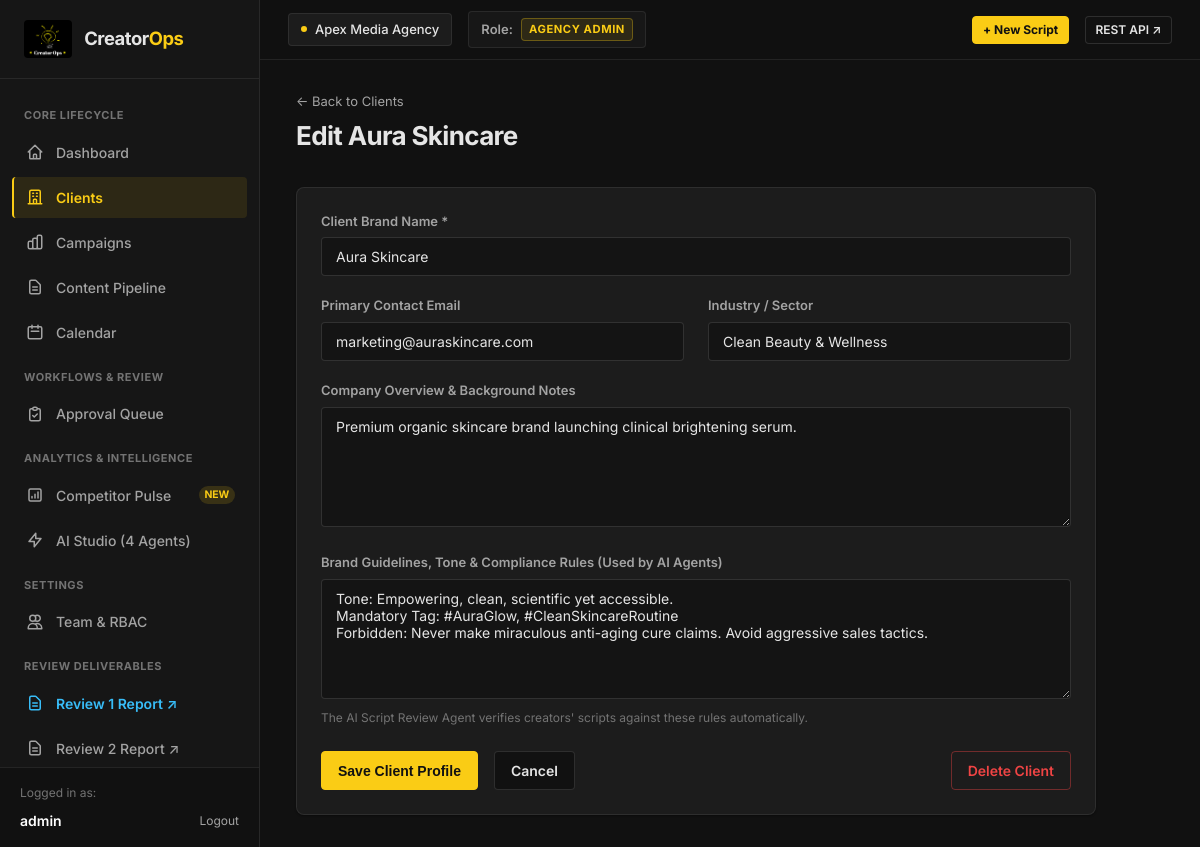
The app's page /clients/1/edit/ (signed in) with its own data.
### workspaces/models.py (models this page shows, shortened)
class Workspace(models.Model):
    name = models.CharField(max_length=255)
    slug = models.SlugField(max_length=255, unique=True, blank=True)
    description = models.TextField(blank=True, default="")
    created_at = models.DateTimeField(auto_now_add=True)
    updated_at = models.DateTimeField(auto_now=True)
    class Meta:
        ordering = ["name"]

class Membership(models.Model):
    class Role(models.TextChoices):
        ADMIN = "ADMIN", "Agency Admin"
        CREATOR = "CREATOR", "Creator"
        MANAGER = "MANAGER", "Manager / Reviewer"
        CLIENT_REVIEWER = "CLIENT_REVIEWER", "Client Reviewer"
    user = models.ForeignKey(User, on_delete=models.CASCADE, related_name="memberships")
    workspace = models.ForeignKey(Workspace, on_delete=models.CASCADE, related_name="memberships")
    role = models.CharField(max_length=20, choices=Role.choices, default=Role.CREATOR)
    created_at = models.DateTimeField(auto_now_add=True)
    class Meta:
        unique_together = ("user", "workspace")
        ordering = ["-created_at"]

### clients/models.py (models this page shows, shortened)
class Client(models.Model):
    workspace = models.ForeignKey(Workspace, on_delete=models.CASCADE, related_name="clients")
    name = models.CharField(max_length=255)
    contact_email = models.EmailField(blank=True, default="")
    industry = models.CharField(max_length=100, blank=True, default="")
    company_notes = models.TextField(blank=True, default="")
    brand_guidelines = models.TextField(
        blank=True,
        default="",
        help_text="Brand voice, required hashtags, compliance rules used by the AI Script Review Agent."
    )
    created_at = models.DateTimeField(auto_now_add=True)
    updated_at = models.DateTimeField(auto_now=True)
    class Meta:
        ordering = ["name"]
        unique_together = ("workspace", "name")

### clients/views.py (the view, shortened to what this page needs)
# urls.py: path("<int:pk>/edit/", views.client_update, name="update"),
@workspace_required
@role_required([Membership.Role.ADMIN, Membership.Role.MANAGER])
def client_update(request, pk):
    client = get_object_or_404(Client, pk=pk, workspace=request.workspace)
    return render(request, "clients/form.html", {
        "title": f"Edit {client.name}",
        "client": client,
    })

### workspaces/context_processors.py (called while the page is built, shortened)
def workspace_context(request):
    memberships = Membership.objects.filter(user=request.user).select_related("workspace")
    active_ws_id = request.session.get("active_workspace_id")
    active_membership = None
    if active_ws_id:
        active_membership = memberships.filter(workspace_id=active_ws_id).first()
    if not active_membership and memberships.exists():
        active_membership = memberships.first()
        request.session["active_workspace_id"] = active_membership.workspace.id
    if active_membership:
        return {
            "active_workspace": active_membership.workspace,
            "user_role": active_membership.role,
            "user_role_label": active_membership.get_role_display(),
            "user_memberships": memberships,
        }

### workspaces/permissions.py (called while the page is built)
def get_active_workspace(request):
    if not request.user.is_authenticated:
        return None
    ws_id = request.session.get("active_workspace_id")
    if ws_id:
        membership = Membership.objects.filter(user=request.user, workspace_id=ws_id).select_related("workspace").first()
        if membership:
            return membership.workspace
    first_membership = Membership.objects.filter(user=request.user).select_related("workspace").first()
    if first_membership:
        request.session["active_workspace_id"] = first_membership.workspace.id
        return first_membership.workspace
    return None

def get_membership(user, workspace):
    if not user.is_authenticated or not workspace:
        return None
    return Membership.objects.filter(user=user, workspace=workspace).first()

def workspace_required(view_func):
    @wraps(view_func)
    def _wrapped_view(request, *args, **kwargs):
        if not request.user.is_authenticated:
            return redirect("accounts:login")
        ws = get_active_workspace(request)
        if not ws:
            messages.warning(request, "Please create or join a workspace to continue.")
            return redirect("workspaces:create")
        request.workspace = ws
        request.membership = get_membership(request.user, ws)
        return view_func(request, *args, **kwargs)
    return _wrapped_view

### templates/clients/form.html (shortened to what this page needs)
{% extends "base.html" %}
{% block content %}
<div class="page-header">
    <div>
        <div style="font-size: 0.8125rem; color: var(--text-muted); margin-bottom: 0.25rem;">
            <a href="{% url 'clients:list' %}" style="color: var(--text-muted); text-decoration: none;">&larr; Back to Clients</a>
        </div>
        <h1 class="page-title">{{ title }}</h1>
    </div>
</div>
<div class="card" style="max-width: 800px;">
    <form method="POST">
        <div class="form-group">
            <label class="form-label" for="name">Client Brand Name *</label>
            <input type="text" id="name" name="name" class="form-control" value="{{ client.name|default:'' }}" placeholder="e.g. Aura Skincare" required>
        </div>
        <div class="grid-2">
            <div class="form-group">
                <label class="form-label" for="contact_email">Primary Contact Email</label>
                <input type="email" id="contact_email" name="contact_email" class="form-control" value="{{ client.contact_email|default:'' }}" placeholder="marketing@auraskincare.com">
            </div>
            <div class="form-group">
                <label class="form-label" for="industry">Industry / Sector</label>
                <input type="text" id="industry" name="industry" class="form-control" value="{{ client.industry|default:'' }}" placeholder="e.g. Beauty & Wellness, D2C, SaaS">
            </div>
        </div>
        <div class="form-group">
            <label class="form-label" for="company_notes">Company Overview & Background Notes</label>
            <textarea id="company_notes" name="company_notes" class="form-control" rows="3" placeholder="High-level background about the client, goals, target demographics...">{{ client.company_notes|default:'' }}</textarea>
        </div>
        <div class="form-group">
            <label class="form-label" for="brand_guidelines">
                Brand Guidelines, Tone & Compliance Rules (Used by AI Agents)
            </label>
            <textarea id="brand_guidelines" name="brand_guidelines" class="form-control" rows="5" placeholder="Specify required hashtags (e.g. #AuraGlow, #CleanBeauty), tone (e.g. confident, uplifting, informative), forbidden words/claims, and visual guidelines.">{{ client.brand_guidelines|default:'' }}</textarea>
            <div class="form-help">The AI Script Review Agent verifies creators' scripts against these rules automatically.</div>
        </div>
        <div style="display: flex; gap: 1rem; margin-top: 1.5rem;">
            <button type="submit" class="btn btn-primary">Save Client Profile</button>
            <a href="{% url 'clients:list' %}" class="btn btn-secondary">Cancel</a>
            {% if client and user_role == 'ADMIN' %}
            <a href="{% url 'clients:delete' client.id %}" class="btn btn-danger" style="margin-left: auto;">Delete Client</a>
            {% endif %}
        </div>
    </form>
</div>
{% endblock %}

### templates/base.html (shortened to what this page needs)
{% load static %}
<!DOCTYPE html>
<html lang="en">
<head>
    <link rel="stylesheet" href="{% static 'css/style.css' %}">
</head>
<body>
    <div class="app-layout">
        <aside class="sidebar">
            <div class="sidebar-header">
                <a href="{% url 'dashboard' %}" class="brand-logo">
                    <img src="{% static 'img/logo.png' %}" alt="CreatorOps Logo" style="height: 38px; width: auto; object-fit: contain; border-radius: 4px;">
                    <span>Creator<span>Ops</span></span>
                </a>
            </div>
            <nav class="sidebar-nav">
                <div class="nav-section-title">Core Lifecycle</div>
                <a href="{% url 'dashboard' %}" class="nav-link {% if request.resolver_match.url_name == 'dashboard' %}active{% endif %}">
                    <svg width="18" height="18" fill="none" viewBox="0 0 24 24" stroke="currentColor">
                        <path stroke-linecap="round" stroke-linejoin="round" stroke-width="2" d="M3 12l2-2m0 0l7-7 7 7M5 10v10a1 1 0 001 1h3m10-11l2 2m-2-2v10a1 1 0 01-1 1h-3m-6 0a1 1 0 001-1v-4a1 1 0 011-1h2a1 1 0 011 1v4a1 1 0 001 1m-6 0h6"/>
                    </svg>
                    <span>Dashboard</span>
                </a>
                <a href="{% url 'clients:list' %}" class="nav-link {% if 'clients' in request.path %}active{% endif %}">
                    <svg width="18" height="18" fill="none" viewBox="0 0 24 24" stroke="currentColor">
                        <path stroke-linecap="round" stroke-linejoin="round" stroke-width="2" d="M19 21V5a2 2 0 00-2-2H7a2 2 0 00-2 2v16m14 0h2m-2 0h-5m-9 0H3m2 0h5M9 7h1m-1 4h1m4-4h1m-1 4h1m-5 10v-5a1 1 0 011-1h2a1 1 0 011 1v5m-4 0h4"/>
                    </svg>
                    <span>Clients</span>
                </a>
                <a href="{% url 'campaigns:list' %}" class="nav-link {% if 'campaigns' in request.path %}active{% endif %}">
                    <span>Campaigns</span>
                </a>
                <a href="{% url 'content:list' %}" class="nav-link {% if 'content' in request.path and 'calendar' not in request.path %}active{% endif %}">
                    <svg width="18" height="18" fill="none" viewBox="0 0 24 24" stroke="currentColor">
                        <path stroke-linecap="round" stroke-linejoin="round" stroke-width="2" d="M9 12h6m-6 4h6m2 5H7a2 2 0 01-2-2V5a2 2 0 012-2h5.586a1 1 0 01.707.293l5.414 5.414a1 1 0 01.293.707V19a2 2 0 01-2 2z"/>
                    </svg>
                    <span>Content Pipeline</span>
                </a>
                <a href="{% url 'content:calendar' %}" class="nav-link {% if 'calendar' in request.path %}active{% endif %}">
                    <svg width="18" height="18" fill="none" viewBox="0 0 24 24" stroke="currentColor">
                        <path stroke-linecap="round" stroke-linejoin="round" stroke-width="2" d="M8 7V3m8 4V3m-9 8h10M5 21h14a2 2 0 002-2V7a2 2 0 00-2-2H5a2 2 0 00-2 2v12a2 2 0 002 2z"/>
                    </svg>
                    <span>Calendar</span>
                </a>
                <div class="nav-section-title">Workflows & Review</div>
                <a href="{% url 'approvals:queue' %}" class="nav-link {% if 'approvals' in request.path %}active{% endif %}">
                    <svg width="18" height="18" fill="none" viewBox="0 0 24 24" stroke="currentColor">
                        <path stroke-linecap="round" stroke-linejoin="round" stroke-width="2" d="M9 5H7a2 2 0 00-2 2v12a2 2 0 002 2h10a2 2 0 002-2V7a2 2 0 00-2-2h-2M9 5a2 2 0 002 2h2a2 2 0 002-2M9 5a2 2 0 012-2h2a2 2 0 012 2m-6 9l2 2 4-4"/>
                    </svg>
                    <span>Approval Queue</span>
                </a>
                {% if user_role in "ADMIN,MANAGER,CREATOR" %}
                <div class="nav-section-title">Analytics & Intelligence</div>
                <a href="{% url 'analytics:competitors' %}" class="nav-link {% if 'competitors' in request.path %}active{% endif %}">
                    <svg width="18" height="18" fill="none" viewBox="0 0 24 24" stroke="currentColor">
                        <path stroke-linecap="round" stroke-linejoin="round" stroke-width="2" d="M16 8v8m-4-5v5m-4-2v2m-2 4h12a2 2 0 002-2V6a2 2 0 00-2-2H6a2 2 0 00-2 2v12a2 2 0 002 2z"/>
                    </svg>
                    <span>Competitor Pulse</span>
                    <span style="margin-left: auto; font-size: 0.65rem; background: rgba(250, 204, 21, 0.15); color: #FACC15; padding: 0.1rem 0.35rem; border-radius: 9999px; font-weight: 700;">NEW</span>
                </a>
                <a href="{% url 'analytics:agents' %}" class="nav-link {% if 'agents' in request.path %}active{% endif %}">
                    <svg width="18" height="18" fill="none" viewBox="0 0 24 24" stroke="currentColor">
                        <path stroke-linecap="round" stroke-linejoin="round" stroke-width="2" d="M13 10V3L4 14h7v7l9-11h-7z"/>
                    </svg>
                    <span>AI Studio (4 Agents)</span>
                </a>
                {% endif %}
                {% if user_role == 'ADMIN' %}
                <div class="nav-section-title">Settings</div>
                <a href="{% url 'workspaces:members' %}" class="nav-link {% if 'members' in request.path %}active{% endif %}">
                    <svg width="18" height="18" fill="none" viewBox="0 0 24 24" stroke="currentColor">
                        <path stroke-linecap="round" stroke-linejoin="round" stroke-width="2" d="M12 4.354a4 4 0 110 5.292M15 21H3v-1a6 6 0 0112 0v1zm0 0h6v-1a6 6 0 00-9-5.197M13 7a4 4 0 11-8 0 4 4 0 018 0z"/>
                    </svg>
                    <span>Team & RBAC</span>
                </a>
                {% endif %}
                <div class="nav-section-title">Review Deliverables</div>
                <a href="/reports/review1/" target="_blank" class="nav-link" style="color: #38BDF8; font-weight: 600;">
                    <svg width="18" height="18" fill="none" viewBox="0 0 24 24" stroke="currentColor">
                        <path stroke-linecap="round" stroke-linejoin="round" stroke-width="2" d="M9 12h6m-6 4h6m2 5H7a2 2 0 01-2-2V5a2 2 0 012-2h5.586a1 1 0 01.707.293l5.414 5.414a1 1 0 01.293.707V19a2 2 0 01-2 2z"/>
                    </svg>
                    <span>Review 1 Report ↗</span>
                </a>
                <a href="/reports/review2/" target="_blank" class="nav-link">
                    <svg width="18" height="18" fill="none" viewBox="0 0 24 24" stroke="currentColor">
                        <path stroke-linecap="round" stroke-linejoin="round" stroke-width="2" d="M9 12h6m-6 4h6m2 5H7a2 2 0 01-2-2V5a2 2 0 012-2h5.586a1 1 0 01.707.293l5.414 5.414a1 1 0 01.293.707V19a2 2 0 01-2 2z"/>
                    </svg>
                    <span>Review 2 Report ↗</span>
                </a>
            </nav>
            <div class="sidebar-footer">
                <div style="font-size: 0.75rem; color: var(--text-dim); margin-bottom: 0.5rem;">Logged in as:</div>
                <div style="display: flex; align-items: center; justify-content: space-between;">
                    <span style="font-weight: 600; font-size: 0.875rem; color: #fff;">{{ request.user.username }}</span>
                    <a href="{% url 'accounts:logout' %}" style="color: var(--text-muted); font-size: 0.75rem; text-decoration: none;">Logout</a>
                </div>
            </div>
        </aside>
        <div class="main-wrapper">
            <header class="topbar">
                <div class="topbar-left">
                    {% if active_workspace %}
                    <div class="workspace-badge">
                        <span class="dot"></span>
                        <span>{{ active_workspace.name }}</span>
                    </div>
                    {% endif %}
                    <div class="role-switcher-banner" style="background: rgba(255,255,255,0.03); border: 1px solid var(--border-color); padding: 0.35rem 0.75rem; border-radius: var(--radius-sm);">
                        <span style="color:var(--text-muted); font-weight:600; font-size:0.8125rem;">Role:</span>
                        <span class="role-tag {{ user_role }}">{{ user_role_label|default:user_role }}</span>
                    </div>
                </div>
                <div class="topbar-right">
                    {% if user_role in "ADMIN,MANAGER,CREATOR" %}
                    <a href="{% url 'content:create' %}" class="btn btn-primary btn-sm">
                        <span>+ New Script</span>
                    </a>
                    {% endif %}
                    <a href="/api/" target="_blank" class="btn btn-secondary btn-sm" title="Explore DRF REST APIs">
                        <span>REST API ↗</span>
                    </a>
                </div>
            </header>
            <main class="page-container">
                {% block content %}{% endblock %}
            </main>
        </div>
    </div>
</body>
</html>

### records on screen
Workspace: name "Apex Media Agency"
Membership: role "AGENCY ADMIN"
Client: name "Aura Skincare", contact_email "marketing@auraskincare.com", industry "Clean Beauty & Wellness", company_notes "Premium organic skincare brand launching clinical brightening serum.", brand_guidelines "Tone: Empowering, clean, scientific yet accessible. Mandatory Tag: #AuraGlow, #CleanSkincareRoutine Forbidden: Never make miraculous anti-aging cure claims. Avoid aggressive sales tactics."

### other values on screen
{{ request.user.username }} "admin"
{{ title }} "Edit Aura Skincare"
